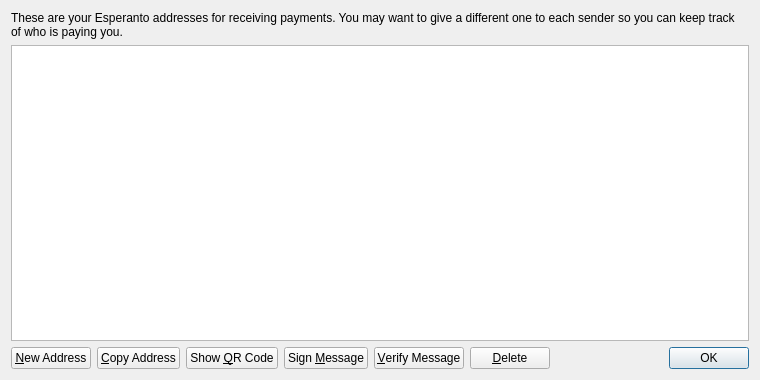
<?xml version="1.0" encoding="UTF-8"?>
<ui version="4.0">
 <class>AddressBookPage</class>
 <widget class="QWidget" name="AddressBookPage">
  <property name="geometry">
   <rect>
    <x>0</x>
    <y>0</y>
    <width>760</width>
    <height>380</height>
   </rect>
  </property>
  <property name="windowTitle">
   <string>Address Book</string>
  </property>
  <layout class="QVBoxLayout" name="verticalLayout">
   <item>
    <widget class="QLabel" name="labelExplanation">
     <property name="text">
      <string>These are your Esperanto addresses for receiving payments. You may want to give a different one to each sender so you can keep track of who is paying you.</string>
     </property>
     <property name="textFormat">
      <enum>Qt::PlainText</enum>
     </property>
     <property name="wordWrap">
      <bool>true</bool>
     </property>
    </widget>
   </item>
   <item>
    <widget class="QTableView" name="tableView">
     <property name="contextMenuPolicy">
      <enum>Qt::CustomContextMenu</enum>
     </property>
     <property name="toolTip">
      <string>Double-click to edit address or label</string>
     </property>
     <property name="tabKeyNavigation">
      <bool>false</bool>
     </property>
     <property name="alternatingRowColors">
      <bool>true</bool>
     </property>
     <property name="selectionMode">
      <enum>QAbstractItemView::SingleSelection</enum>
     </property>
     <property name="selectionBehavior">
      <enum>QAbstractItemView::SelectRows</enum>
     </property>
     <property name="sortingEnabled">
      <bool>true</bool>
     </property>
     <attribute name="verticalHeaderVisible">
      <bool>false</bool>
     </attribute>
    </widget>
   </item>
   <item>
    <layout class="QHBoxLayout" name="horizontalLayout">
     <item>
      <widget class="QPushButton" name="newAddressButton">
       <property name="toolTip">
        <string>Create a new address</string>
       </property>
       <property name="text">
        <string>&amp;New Address</string>
       </property>
       <property name="icon">
        <iconset resource="../bitcoin.qrc">
         <normaloff>:/icons/add</normaloff>:/icons/add</iconset>
       </property>
      </widget>
     </item>
     <item>
      <widget class="QPushButton" name="copyToClipboard">
       <property name="toolTip">
        <string>Copy the currently selected address to the system clipboard</string>
       </property>
       <property name="text">
        <string>&amp;Copy Address</string>
       </property>
       <property name="icon">
        <iconset resource="../bitcoin.qrc">
         <normaloff>:/icons/editcopy</normaloff>:/icons/editcopy</iconset>
       </property>
      </widget>
     </item>
     <item>
      <widget class="QPushButton" name="showQRCode">
       <property name="text">
        <string>Show &amp;QR Code</string>
       </property>
       <property name="icon">
        <iconset resource="../bitcoin.qrc">
         <normaloff>:/icons/qrcode</normaloff>:/icons/qrcode</iconset>
       </property>
      </widget>
     </item>
     <item>
      <widget class="QPushButton" name="signMessage">
       <property name="toolTip">
        <string>Sign a message to prove you own a Esperanto address</string>
       </property>
       <property name="text">
        <string>Sign &amp;Message</string>
       </property>
       <property name="icon">
        <iconset resource="../bitcoin.qrc">
         <normaloff>:/icons/edit</normaloff>:/icons/edit</iconset>
       </property>
      </widget>
     </item>
     <item>
      <widget class="QPushButton" name="verifyMessage">
       <property name="toolTip">
        <string>Verify a message to ensure it was signed with a specified Esperanto address</string>
       </property>
       <property name="text">
        <string>&amp;Verify Message</string>
       </property>
       <property name="icon">
        <iconset resource="../bitcoin.qrc">
         <normaloff>:/icons/transaction_0</normaloff>:/icons/transaction_0</iconset>
       </property>
      </widget>
     </item>
     <item>
      <widget class="QPushButton" name="deleteButton">
       <property name="toolTip">
        <string>Delete the currently selected address from the list</string>
       </property>
       <property name="text">
        <string>&amp;Delete</string>
       </property>
       <property name="icon">
        <iconset resource="../bitcoin.qrc">
         <normaloff>:/icons/remove</normaloff>:/icons/remove</iconset>
       </property>
      </widget>
     </item>
     <item>
      <spacer name="horizontalSpacer">
       <property name="orientation">
        <enum>Qt::Horizontal</enum>
       </property>
       <property name="sizeHint" stdset="0">
        <size>
         <width>40</width>
         <height>20</height>
        </size>
       </property>
      </spacer>
     </item>
     <item>
      <widget class="QDialogButtonBox" name="buttonBox">
       <property name="sizePolicy">
        <sizepolicy hsizetype="Maximum" vsizetype="Fixed">
         <horstretch>0</horstretch>
         <verstretch>0</verstretch>
        </sizepolicy>
       </property>
       <property name="standardButtons">
        <set>QDialogButtonBox::Ok</set>
       </property>
      </widget>
     </item>
    </layout>
   </item>
  </layout>
 </widget>
 <resources>
  <include location="../bitcoin.qrc"/>
 </resources>
 <connections/>
</ui>
